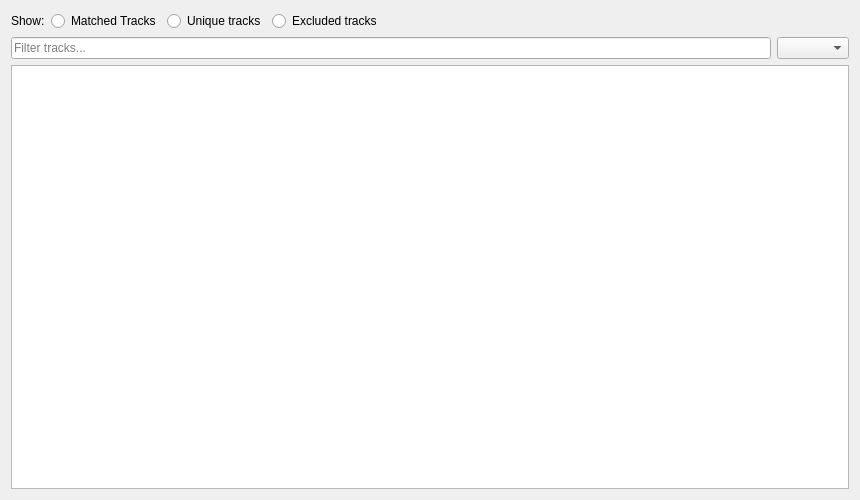
<?xml version="1.0" encoding="UTF-8"?>
<ui version="4.0">
 <class>MatchedTracksPage</class>
 <widget class="QWidget" name="MatchedTracksPage">
  <property name="geometry">
   <rect>
    <x>0</x>
    <y>0</y>
    <width>860</width>
    <height>500</height>
   </rect>
  </property>
  <layout class="QVBoxLayout" name="verticalLayout">
   <item>
    <layout class="QHBoxLayout" name="showLayout">
     <item>
      <widget class="QLabel" name="showLabel">
       <property name="text">
        <string>Show:</string>
       </property>
      </widget>
     </item>
     <item>
      <widget class="QRadioButton" name="matchedRadio">
       <property name="text">
        <string>Matched Tracks</string>
       </property>
      </widget>
     </item>
     <item>
      <widget class="QRadioButton" name="uniqueRadio">
       <property name="toolTip">
        <string>Tracks that are unique to their sources</string>
       </property>
       <property name="text">
        <string>Unique tracks</string>
       </property>
      </widget>
     </item>
     <item>
      <widget class="QRadioButton" name="excludedRadio">
       <property name="toolTip">
        <string>Tracks that have been excluded from synchronization due to ambiguity</string>
       </property>
       <property name="text">
        <string>Excluded tracks</string>
       </property>
      </widget>
     </item>
     <item>
      <spacer name="showSpacer">
       <property name="orientation">
        <enum>Qt::Horizontal</enum>
       </property>
       <property name="sizeHint" stdset="0">
        <size>
         <width>0</width>
         <height>0</height>
        </size>
       </property>
      </spacer>
     </item>
    </layout>
   </item>
   <item>
    <layout class="QHBoxLayout" name="filterLayout">
     <item>
      <widget class="QLineEdit" name="filterLine">
       <property name="placeholderText">
        <string>Filter tracks...</string>
       </property>
      </widget>
     </item>
     <item>
      <widget class="QComboBox" name="filterCombo">
       <property name="sizeAdjustPolicy">
        <enum>QComboBox::AdjustToContents</enum>
       </property>
      </widget>
     </item>
    </layout>
   </item>
   <item>
    <widget class="QTreeView" name="treeView">
     <property name="alternatingRowColors">
      <bool>true</bool>
     </property>
     <property name="uniformRowHeights">
      <bool>true</bool>
     </property>
     <property name="sortingEnabled">
      <bool>true</bool>
     </property>
     <property name="animated">
      <bool>true</bool>
     </property>
     <property name="allColumnsShowFocus">
      <bool>true</bool>
     </property>
    </widget>
   </item>
  </layout>
 </widget>
 <resources/>
 <connections/>
</ui>
